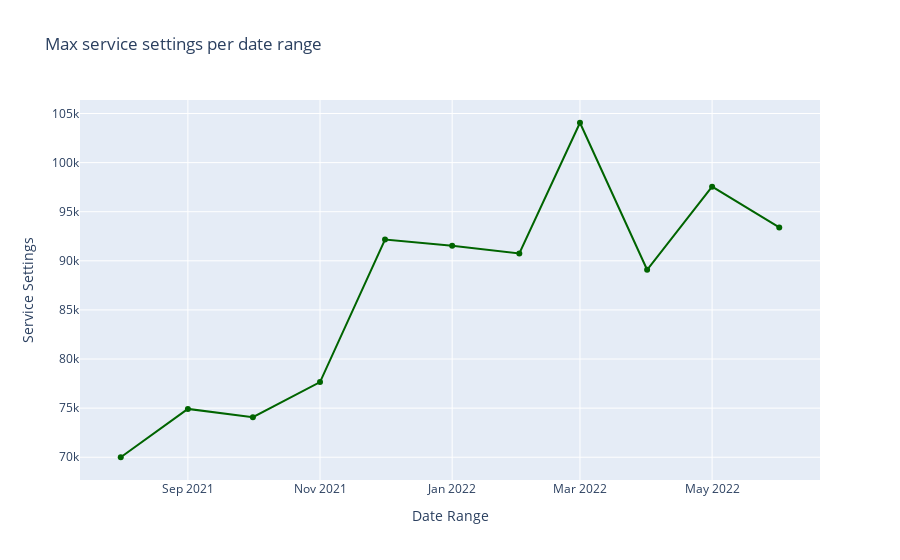

The cell this chart's notebook holds for it:
### Code cell
# Create a plot.

import plotly.express as px
import plotly.graph_objs as go

fig = go.Figure(data=go.Scatter(x=df_month['Appointment_Date'].astype(dtype=str), 
                        y=df_month['Service_Setting'],
                        marker_color='darkgreen', text=""))
fig.update_layout({"title": 'Max service settings per date range',
                   "xaxis": {"title":"Date Range"},
                   "yaxis": {"title":"Service Settings"},
                   "showlegend": False})

### Figure 1 — Plotly figure (JSON) as saved in the notebook; plotly's stock layout.template omitted (floating-point values rounded to 4 significant figures)
{"data": [{"marker": {"color": "darkgreen"}, "text": "", "type": "scatter", "x": ["2021-08", "2021-09", "2021-10", "2021-11", "2021-12", "2022-01", "2022-02", "2022-03", "2022-04", "2022-05", "2022-06"], "y": [69999, 74922, 74078, 77652, 92158, 91539, 90743, 104058, 89090, 97553, 93395]}], "layout": {"showlegend": false, "title": {"text": "Max service settings per date range"}, "xaxis": {"title": {"text": "Date Range"}}, "yaxis": {"title": {"text": "Service Settings"}}}}
